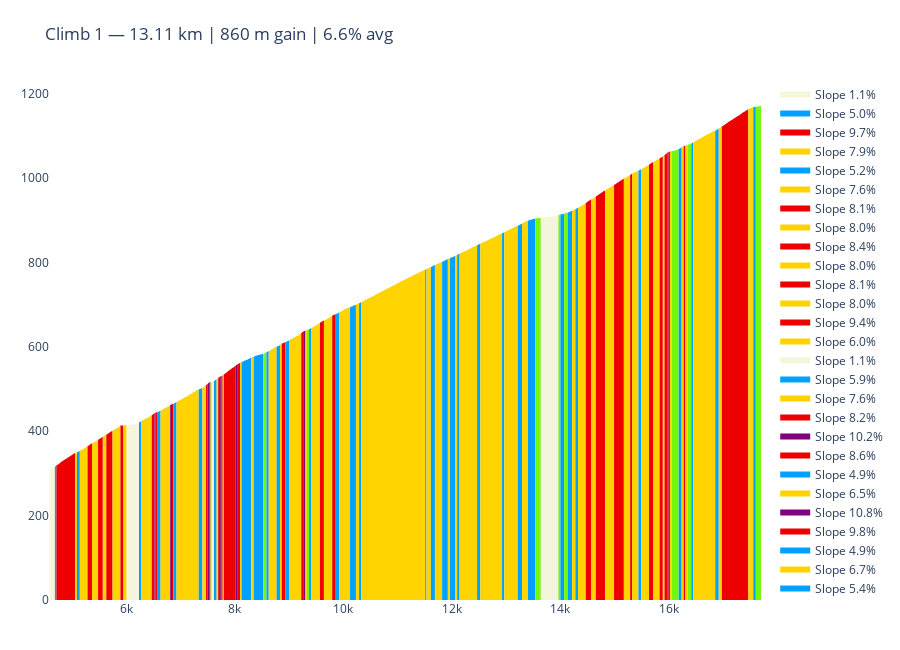
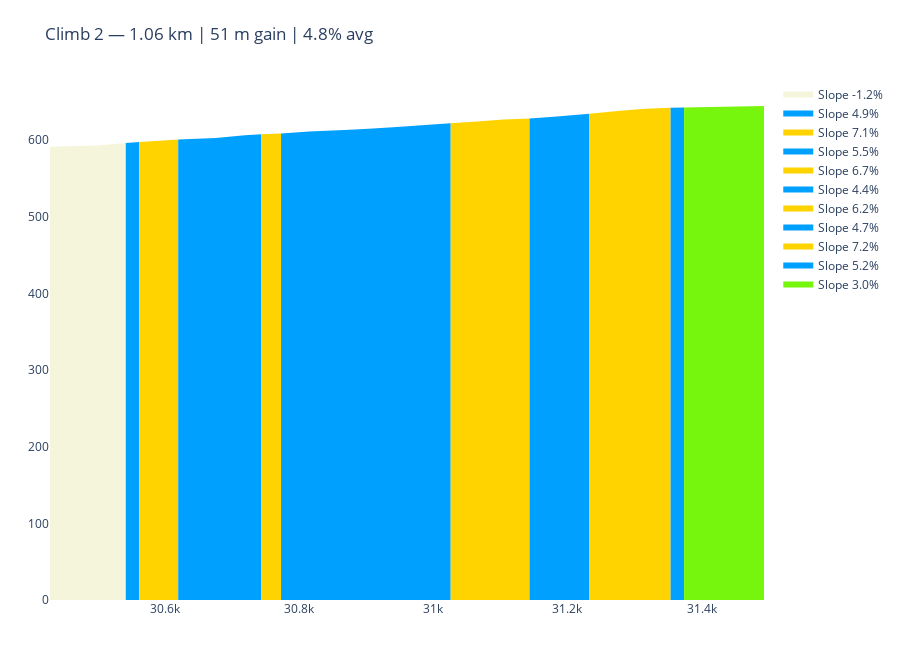
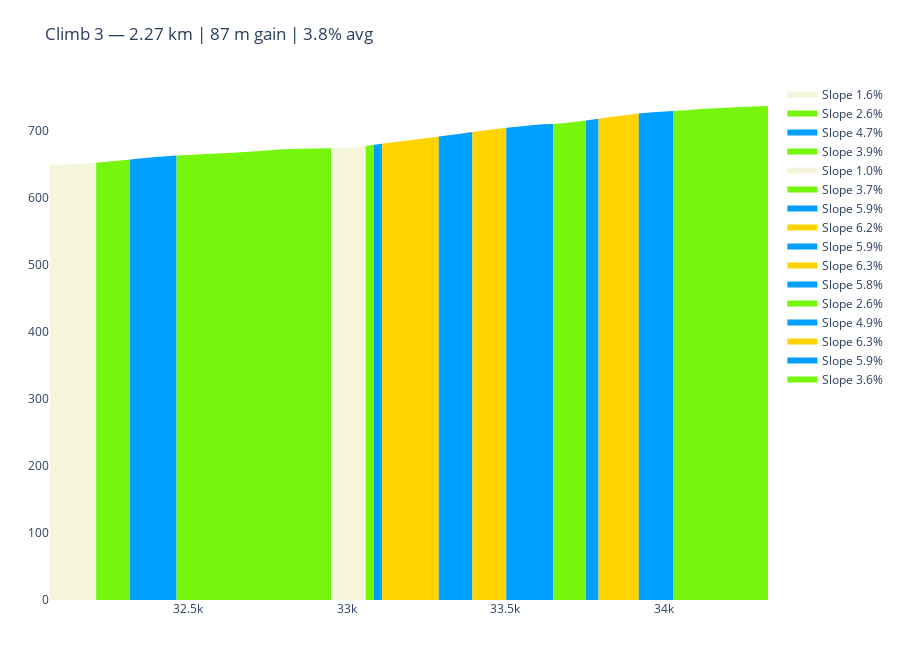
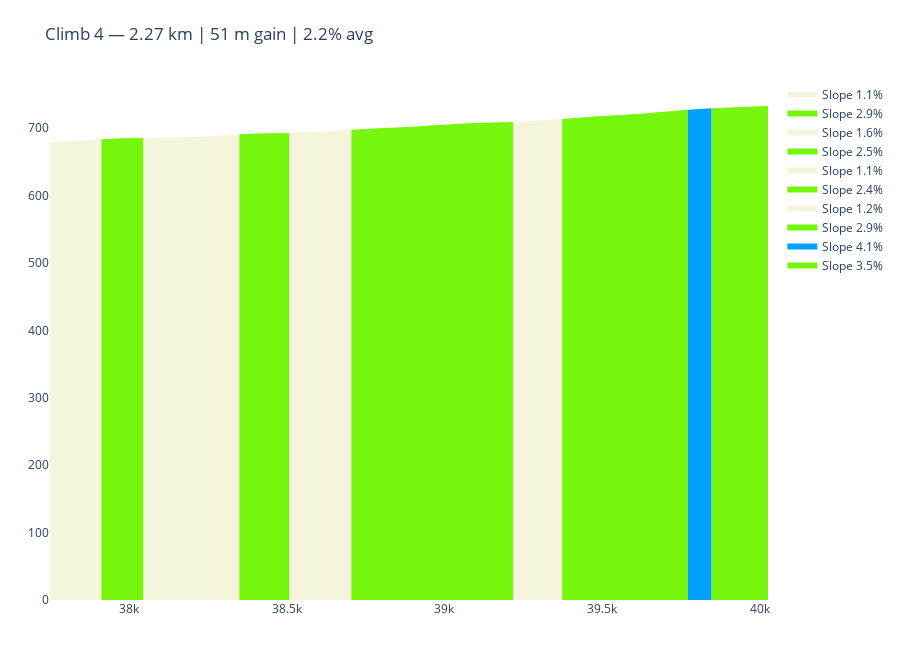

Notebook source saved alongside these figures, in order:
### Code cell
import plotly.graph_objects as go
import pandas as pd

# Example: your climbs_df
climbs_df = pd.DataFrame({
    "type": ["climb"]*9,
    "start_km": [4.599101, 30.428850, 32.063047, 37.750256, 43.179909, 59.631368, 73.031560, 86.771914, 95.319334],
    "end_km":   [17.704535, 31.492840, 34.328683, 40.024973, 48.677783, 61.028046, 77.829262, 88.555291, 115.850842],
    "elev_gain": [859.8, 51.4, 87.1, 51.1, 191.0, 91.4, 283.5, 84.8, 1549.8],
    "length_m": [13105.43, 1063.99, 2265.63, 2274.72, 5497.87, 1396.68, 4797.70, 1783.38, 20531.51],
    "avg_slope": [6.56, 4.83, 3.84, 2.25, 3.47, 6.54, 5.91, 4.75, 7.55],
    "start_idx": [58, 669, 700, 809, 870, 1182, 1356, 1628, 1752],
    "end_idx":   [455, 694, 746, 838, 971, 1227, 1493, 1669, 2477]
})

# Suppose df is your full elevation profile DataFrame with columns:
# 'km', 'ele', 'avg_slope_100m', 'location'...
# We'll reuse your getcolor but skip coloring for small negative slopes.
def getcolor(grade: float) -> str:
    if grade < -10:
        return "#A0522D"  # brown for steep descents
    elif grade < 2 and grade >= -10:
        return "#F5F5DC"  # beige for flat to mild descents
    elif 2 <= grade < 4:
        return "#75f60c"
    elif 4 <= grade < 6:
        return "#00a0ff"
    elif 6 <= grade < 8:
        return "#ffd300"
    elif 8 <= grade < 10:
        return "#ee0000"
    elif 10 <= grade < 12:
        return "#800080"
    elif grade >= 12:
        return "#444444"
    return "#FFFFFF"

# Compute global scale
global_min_x = df['distance'].min()
global_max_x = df['distance'].max()
global_min_y = 0
global_max_y = df['ele'].max() * 1.15  # 15% headroom

# Stats container
stats_list = []

# Loop over climbs
for i, climb in climbs_df.iterrows():
    seg_df = df.iloc[climb.start_idx:climb.end_idx+1].copy()
    colors = [getcolor(g) for g in seg_df['avg_slope_100m']]

    # Compute stats
    length_km = climb.length_m / 1000
    gain_m = climb.elev_gain
    avg_slope = climb.avg_slope
    max_slope_100m = seg_df['avg_slope_100m'].max()
    stats_list.append({
        "Climb": i+1,
        "Length (km)": round(length_km, 2),
        "Gain (m)": round(gain_m, 1),
        "Avg slope (%)": round(avg_slope, 2),
        "Max slope 100 m (%)": round(max_slope_100m, 1)
    })

    # Build figure
    fig = go.Figure()

    start_idx = 0
    for j in range(1, len(seg_df)):
        if colors[j] != colors[j-1] or j == len(seg_df)-1:
            seg_x = seg_df['distance'].iloc[start_idx:j+1]
            seg_y = seg_df['ele'].iloc[start_idx:j+1]
            avg_slope_val = seg_df['avg_slope_100m'].iloc[start_idx]
            length_val = (seg_x.iloc[-1] - seg_x.iloc[0]) * 1000
            fig.add_trace(go.Scatter(
                x=seg_x,
                y=seg_y,
                fill='tozeroy',
                mode='none',
                fillcolor=colors[start_idx],
                hovertemplate=(
                    f"Avg slope (100m): {avg_slope_val:.1f}%<br>"
                    f"Length: {length_val/1000:.2f} km"
                ),
                name=f"Slope {avg_slope_val:.1f}%"
            ))
            start_idx = j

    # Same scale for all climbs
    # fig.update_yaxes(range=[global_min_y, global_max_y], ticksuffix=" m")
    # fig.update_xaxes(range=[global_min_x, global_max_x], ticksuffix=" km")

    fig.update_layout(
        height=650,
        plot_bgcolor="white",
        xaxis=dict(showgrid=False),
        yaxis=dict(showgrid=False),
        title=f"Climb {i+1} — {length_km:.2f} km | {gain_m:.0f} m gain | {avg_slope:.1f}% avg",
        margin=dict(t=80, b=50, l=50, r=50)
    )

    fig.show()

# Display stats as DataFrame
stats_df = pd.DataFrame(stats_list)
print(stats_df)
